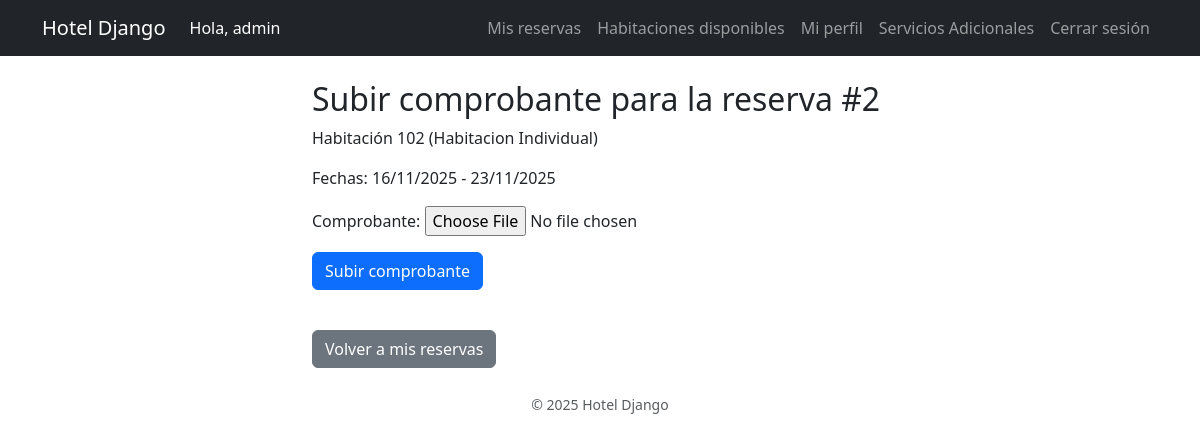
Page /reservas/subir_comprobante/2/ (signed in) on the committed database.
### apps/usuarios/models.py (models this page shows, shortened)
class Usuario(AbstractUser):
    telefono = models.CharField(max_length=20, blank=True, null=True)
    direccion = models.CharField(max_length=200, blank=True, null=True)

### apps/reservas/models.py (models this page shows, shortened)
class Reserva(models.Model):
    usuario = models.ForeignKey(settings.AUTH_USER_MODEL, on_delete=models.CASCADE, related_name='reservas')
    habitacion = models.ForeignKey(Habitacion, on_delete=models.CASCADE, related_name='reservas')
    fecha_entrada = models.DateField()
    fecha_salida = models.DateField()
    fecha_creacion = models.DateTimeField(auto_now_add=True)
    estado_choices = [
        ('pendiente', 'Pendiente'),
        ('confirmada', 'Confirmada'),
        ('cancelada', 'Cancelada'),
        ('finalizada', 'Finalizada'),
    ]
    estado = models.CharField(max_length=20, choices=estado_choices, default='pendiente')
    comprobante = models.FileField(upload_to='comprobantes/', blank=True, null=True)

### apps/habitaciones/models.py (models this page shows, shortened)
class Habitacion(models.Model):
    numero = models.CharField(max_length=10, unique=True)
    tipo = models.ForeignKey('TipoHabitacion', on_delete=models.CASCADE, related_name='habitaciones')
    disponible = models.BooleanField(default=True)

class TipoHabitacion(models.Model):
    nombre = models.CharField(max_length=100)
    descripcion = models.TextField(blank=True, null=True)
    precio_por_noche = models.DecimalField(max_digits=8, decimal_places=2)
    capacidad = models.PositiveIntegerField(default=1)
    imagen = models.ImageField(upload_to='habitaciones/', blank=True, null=True)

### apps/reservas/views.py (the view)
# urls.py: path('subir_comprobante/<int:reserva_id>/', SubirComprobanteView.as_view(), name='subir_comprobante'),
class SubirComprobanteView(LoginRequiredMixin, UpdateView):
    model = Reserva
    form_class = ComprobanteForm
    template_name = 'reservas/subir_comprobante.html'
    pk_url_kwarg = 'reserva_id'
    success_url = reverse_lazy('mis_reservas')
    def get_queryset(self):
        return super().get_queryset().filter(usuario=self.request.user)
    def get_context_data(self, **kwargs):
        context = super().get_context_data(**kwargs)
        context['reserva'] = self.get_object()
        return context

### apps/reservas/forms.py
class ComprobanteForm(forms.ModelForm):
    class Meta:
        model = Reserva
        fields = ['comprobante']

### apps/reservas/templates/reservas/subir_comprobante.html (shortened to what this page needs)
{% extends 'base.html' %}
{% block content %}
<div class="container mt-4" style="max-width: 600px;">
  <h2>Subir comprobante para la reserva #{{ object.id }}</h2>
  <p>
    Habitación {{ object.habitacion.numero }}
    ({{ object.habitacion.tipo.nombre }})
  </p>
  <p>
    Fechas:
    {{ object.fecha_entrada|date:"d/m/Y" }} -
    {{ object.fecha_salida|date:"d/m/Y" }}
  </p>
  <form method="post" enctype="multipart/form-data">
    {{ form.as_p }}
    <button type="submit" class="btn btn-primary">Subir comprobante</button>
  </form>
  <br>
  <a href="{% url 'mis_reservas' %}" class="btn btn-secondary mt-3">Volver a mis reservas</a>
</div>
{% endblock %}

### templates/base.html (shortened to what this page needs)
<!DOCTYPE html>
<html lang="es">
<head>
    <link rel="stylesheet" href="https://cdn.jsdelivr.net/npm/bootstrap@5.3.3/dist/css/bootstrap.min.css">
</head>
<body>
    <nav class="navbar navbar-expand-lg navbar-dark bg-dark mb-4">
        <div class="container">
            <a class="navbar-brand" href="/">Hotel Django</a>
            <div class="collapse navbar-collapse">
                <ul class="navbar-nav">
                    {% if user.is_authenticated %}
                    <li class="nav-item">
                        <span class="nav-link disabled" style="cursor: default; color: white;"> Hola, {{ user.username }}
                        </span>
                    </li>
                    {% endif %}
                </ul>
                <ul class="navbar-nav ms-auto">
                    {% if user.is_authenticated %}
                        <li class="nav-item">
                            <a class="nav-link" href="{% url 'mis_reservas' %}">Mis reservas</a>
                        </li>
                        <li class="nav-item">
                            <a class="nav-link" href="{% url 'habitaciones_disponibles' %}">Habitaciones disponibles</a>
                        </li>
                        <li class="nav-item">
                            <a class="nav-link" href="{% url 'perfil_usuario' %}">Mi perfil</a>
                        </li>
                         <li class="nav-item">
                            <a class="nav-link" href="{% url 'servicios_adicionales' %}">Servicios Adicionales</a>
                        </li>
                        <form method="post" action="{% url 'logout' %}" style="display:inline;">
                            <button type="submit" class="btn btn-link nav-link" style="display:inline; border:none; background:none;">
                                Cerrar sesión
                            </button>
                        </form>
                    {% else %}
                        <li class="nav-item"><a class="nav-link" href="{% url 'login' %}">Iniciar sesión</a></li>
                        <li class="nav-item"><a class="nav-link" href="{% url 'registro' %}">Registrarse</a></li>
                    {% endif %}
                </ul>
            </div>
        </div>
    </nav>
    <main class="container">
        {% block content %}
        {% endblock %}
    </main>
    <footer class="text-center mt-4 mb-4 text-muted">
        <small>© 2025 Hotel Django</small>
    </footer>
</body>
</html>

### rows in the picture
Usuario: username "admin"
Reserva: id "2", habitacion.numero "102", habitacion.tipo.nombre "Habitacion Individual", fecha_entrada "16/11/2025", fecha_salida "23/11/2025"
